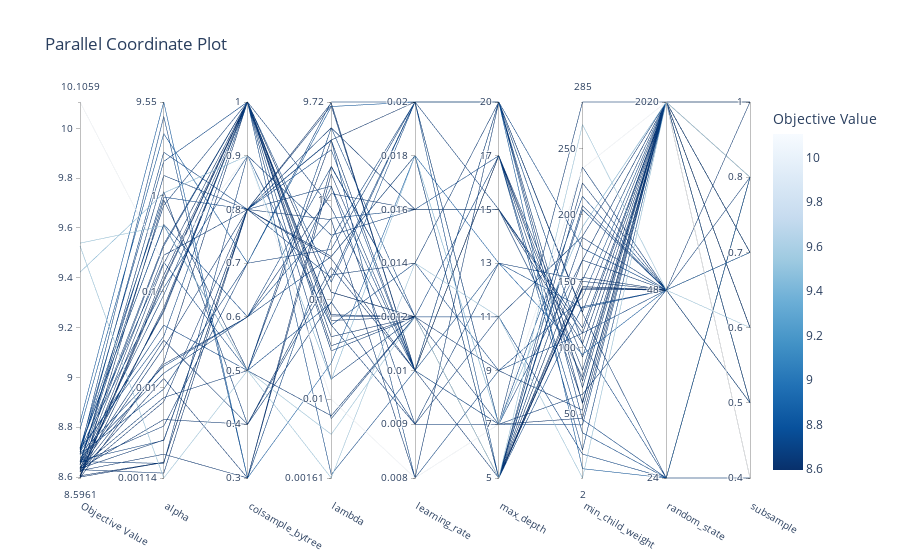

Source (notebook cell):
### Code cell
# plot_parallel_coordinate: interactively visualizes the hyperparameters and scores
optuna.visualization.plot_parallel_coordinate(study)

### Figure 1 — Plotly figure (JSON) as saved in the notebook; plotly's stock layout.template omitted (floating-point values rounded to 4 significant figures)
{"data": [{"dimensions": [{"label": "Objective Value", "range": [8.596, 10.11], "values": [8.625, 8.621, 8.819, 8.702, 8.661, 8.634, 8.639, 8.701, 9.539, 8.638, 8.702, 9.528, 8.718, 8.598, 8.695, 8.627, 8.713, 8.677, 8.69, 8.657, 8.792, 8.693, 8.632, 8.649, 8.6, 8.711, 8.605, 8.629, 8.621, 8.634, 8.63, 8.668, 10.11, 8.71, 8.662, 9.422, 8.65, 8.716, 8.649, 8.604, 8.605, 8.652, 8.6, 8.665, 8.6, 8.636, 8.661, 8.597, 8.596, 8.712]}, {"label": "alpha", "range": [-2.944, 0.9801], "ticktext": ["0.00114", "0.01", "0.1", "1", "9.55"], "tickvals": [-2.944, -2, -1, 0, 0.9801], "values": [-2.696, -1.906, 0.9801, 0.8283, 0.04457, -2.334, -1.506, -1.35, -0.3115, -2.104, -0.692, -2.944, -0.3055, -0.04329, -1.778, -1.757, -0.2969, -1.851, -2.016, -2.402, 0.6496, 0.4554, -1.583, 0.2138, -2.782, -0.01228, -2.78, -2.893, -2.148, -2.547, -0.6199, -2.552, -0.7067, -0.96, -2.792, 0.03087, -1.211, 0.3598, -0.523, -0.7077, -0.8713, -1.035, -0.894, -0.5031, -1.164, -1.192, -0.09799, -0.8243, -1.733, -1.466]}, {"label": "colsample_bytree", "range": [0, 7], "ticktext": [0.3, 0.4, 0.5, 0.6, 0.7, 0.8, 0.9, 1], "tickvals": [0, 1, 2, 3, 4, 5, 6, 7], "values": [0, 0, 0, 0, 1, 1, 1, 2, 2, 2, 2, 2, 2, 2, 3, 3, 3, 3, 4, 4, 4, 5, 5, 5, 5, 5, 5, 5, 5, 5, 5, 5, 6, 6, 6, 6, 7, 7, 7, 7, 7, 7, 7, 7, 7, 7, 7, 7, 7, 7]}, {"label": "lambda", "range": [-2.794, 0.9875], "ticktext": ["0.00161", "0.01", "0.1", "1", "9.72"], "tickvals": [-2.794, -2, -1, 0, 0.9875], "values": [0.2635, 0.3421, -1.636, -0.3884, -1.024, -0.6753, -0.752, 0.1345, -2.354, -2.167, 0.7269, -2.794, -1.033, 0.6053, 0.3361, 0.06635, -0.1817, -0.5664, 0.9875, -0.4932, 0.942, 0.6064, -0.1963, 0.1426, -0.5884, 0.507, 0.9774, 0.9506, 0.6026, 0.7276, -0.5656, -0.7792, -2.002, -1.257, -0.3523, -1.808, -1.255, -2.759, -0.07912, -1.209, -1.463, -1.515, -1.373, -1.798, -1.151, -1.164, -2.197, -0.9264, -0.925, -0.8249]}, {"label": "learning_rate", "range": [0, 7], "ticktext": [0.008, 0.009, 0.01, 0.012, 0.014, 0.016, 0.018, 0.02], "tickvals": [0, 1, 2, 3, 4, 5, 6, 7], "values": [2, 3, 6, 7, 1, 2, 4, 2, 3, 3, 3, 4, 7, 7, 3, 5, 5, 6, 7, 7, 7, 0, 0, 1, 2, 2, 2, 2, 2, 5, 6, 7, 0, 4, 5, 6, 1, 2, 2, 3, 3, 3, 3, 3, 3, 3, 3, 3, 3, 7]}, {"label": "max_depth", "range": [0, 7], "ticktext": [5, 7, 9, 11, 13, 15, 17, 20], "tickvals": [0, 1, 2, 3, 4, 5, 6, 7], "values": [6, 2, 4, 7, 4, 0, 7, 7, 0, 1, 3, 3, 0, 7, 6, 5, 6, 0, 1, 5, 7, 2, 7, 1, 1, 4, 6, 6, 6, 5, 0, 1, 1, 2, 5, 1, 3, 1, 7, 0, 0, 0, 0, 0, 0, 0, 0, 0, 0, 7]}, {"label": "min_child_weight", "range": [2, 285], "values": [93, 53, 95, 103, 151, 166, 70, 46, 268, 285, 20, 2, 131, 127, 23, 103, 36, 204, 42, 78, 9, 111, 58, 65, 47, 130, 75, 59, 83, 111, 224, 166, 235, 138, 115, 191, 184, 214, 126, 150, 153, 183, 146, 207, 146, 166, 236, 144, 145, 175]}, {"label": "random_state", "range": [0, 2], "ticktext": [24, 48, 2020], "tickvals": [0, 1, 2], "values": [2, 2, 1, 0, 2, 2, 2, 0, 1, 2, 0, 2, 1, 2, 2, 2, 0, 1, 2, 2, 0, 1, 2, 1, 2, 1, 2, 2, 2, 2, 1, 2, 2, 2, 2, 2, 2, 1, 0, 1, 1, 1, 1, 1, 1, 1, 1, 1, 1, 1]}, {"label": "subsample", "range": [0, 5], "ticktext": [0.4, 0.5, 0.6, 0.7, 0.8, 1], "tickvals": [0, 1, 2, 3, 4, 5], "values": [2, 1, 3, 0, 1, 5, 4, 4, 2, 3, 0, 4, 1, 4, 1, 3, 4, 3, 3, 2, 4, 1, 0, 4, 1, 1, 2, 2, 2, 2, 5, 5, 0, 1, 3, 0, 5, 3, 4, 3, 3, 3, 3, 3, 3, 3, 3, 3, 3, 3]}], "labelangle": 30, "labelside": "bottom", "line": {"color": [8.625, 8.621, 8.819, 8.702, 8.661, 8.634, 8.639, 8.701, 9.539, 8.638, 8.702, 9.528, 8.718, 8.598, 8.695, 8.627, 8.713, 8.677, 8.69, 8.657, 8.792, 8.693, 8.632, 8.649, 8.6, 8.711, 8.605, 8.629, 8.621, 8.634, 8.63, 8.668, 10.11, 8.71, 8.662, 9.422, 8.65, 8.716, 8.649, 8.604, 8.605, 8.652, 8.6, 8.665, 8.6, 8.636, 8.661, 8.597, 8.596, 8.712], "colorbar": {"title": {"text": "Objective Value"}}, "colorscale": [[0, "rgb(247,251,255)"], [0.125, "rgb(222,235,247)"], [0.25, "rgb(198,219,239)"], [0.375, "rgb(158,202,225)"], [0.5, "rgb(107,174,214)"], [0.625, "rgb(66,146,198)"], [0.75, "rgb(33,113,181)"], [0.875, "rgb(8,81,156)"], [1, "rgb(8,48,107)"]], "reversescale": true, "showscale": true}, "type": "parcoords"}], "layout": {"title": {"text": "Parallel Coordinate Plot"}}}
